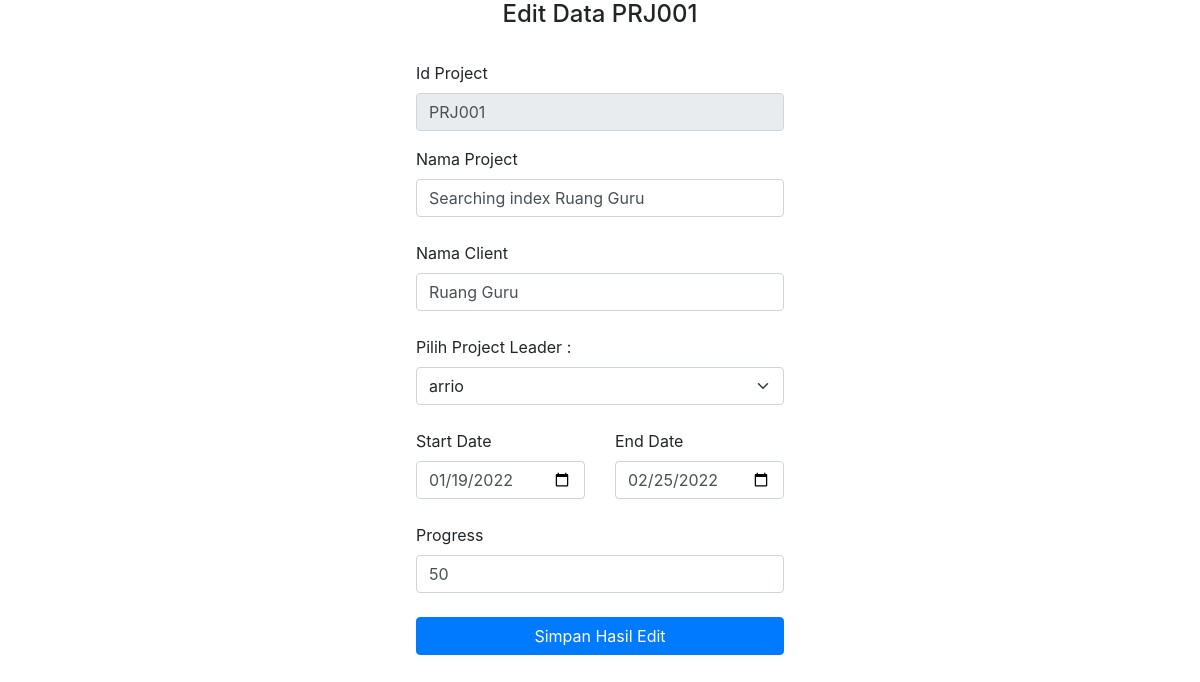
Screenshot of /edit_data.php?id_project=PRJ001 with the database file from the repository.
### tables this page shows
CREATE TABLE `tb_project` (
  `id_project` varchar(500) NOT NULL,
  `nama_project` varchar(500) NOT NULL,
  `nama_client` varchar(500) NOT NULL,
  `id_leader` varchar(500) NOT NULL,
  `project_start` varchar(1000) NOT NULL,
  `project_end` varchar(1000) NOT NULL,
  `project_progress` int(100) NOT NULL
);

CREATE TABLE `tb_project_leader` (
  `id_leader` varchar(500) NOT NULL,
  `nama_leader` varchar(500) NOT NULL,
  `email_leader` varchar(500) NOT NULL
);

### edit_data.php (the view, shortened to what this page needs)
<?php
	require 'config/koneksi.php';
	$id_project = $_GET['id_project'];
	$result = mysqli_query($conn, "SELECT * FROM tb_project WHERE id_project='$id_project'");
	$dataProject = mysqli_fetch_assoc($result);
	$refLeader = mysqli_query($conn, "SELECT * FROM tb_project_leader");
?>
<!DOCTYPE html>
<html lang="en">
<head>
	<link href="https://cdn.jsdelivr.net/npm/bootstrap@5.1.3/dist/css/bootstrap.min.css" rel="stylesheet">
    <link rel="stylesheet" href="../bootstrap/css/bootstrap.min.css">
</head>
<body>
	<div class="center">
		<p class="h4"> Edit Data <?php echo $id_project?></p>
	</div>
	<div class="w-100 p-4 d-flex justify-content-center pb-4">
		<form method="post">
			<div class="form-group">
                <label >Id Project</label>
                <input  class="form-control" type="text" name="id_project" required="required" value="<?php echo $dataProject['id_project'] ?>" readonly/>
			</div>
			<div class="form-outline mb-4">
                <label class="form-label" >Nama Project</label>
                <input type="text" class="form-control" name="nama_project" required="required" value="<?php echo $dataProject['nama_project'] ?>"/>
            </div>
			<div class="form-outline mb-4">
                <label class="form-label" >Nama Client</label>
                <input type="text" class="form-control" name="nama_client" required="required" value="<?php echo $dataProject['nama_client'] ?>"/>
            </div>
			<div class="form-outline mb-4">
                <label class="form-label">Pilih Project Leader</Label>
				<td>:</td>
				<td>
				<select class="form-select" name="id_leader" id="">
				<?php
				while ($dataLeader = mysqli_fetch_array($refLeader)) {
					?>
					<option value="<?php echo $dataLeader['id_leader']; ?>"
					<?php if($dataProject['id_leader'] == $dataLeader['id_leader'])
					{
						echo "selected"; } ?>>
						<?php echo $dataLeader['nama_leader']; ?></option>
						<?php
					}
				?>
				</select>
				</td>
			</div>
			<div class="row mb-4">
				<div class="col">
					<div class="form-outline">
						<label class="form-label"> Start Date</label>
						<input type="date" class="form-control" name="project_start" value="<?php echo $dataProject['project_start']?>"/>
					</div>
				</div>
				<div class="col">
					<div class="form-outline">
						<label class="form-label">End Date</label>
						<input type="date" class="form-control" name="project_end" value="<?php echo $dataProject['project_end']?>"/>
					</div>
				</div>
            </div>
			<div class="form-outline mb-4">
				<label class="form-label" >Progress</label>
				<input type="number" class="form-control" name="project_progress" required="required" placeholder="Berapa Persen(hanya angka)" value="<?php echo $dataProject['project_progress']?>"/>
            </div>
			<tr>
			<td>
			<input class="btn btn-primary btn-block mb-4" type="submit" value="Simpan Hasil Edit" name="submit">
			</td>
			</tr>
	</form>
	</body>
</html>

### edit_data.php (style rules this page uses)
.center { text-align: center; }

### rows the page displays
tb_project: id_project "PRJ001", nama_project "Searching index Ruang Guru", nama_client "Ruang Guru", id_leader "arrio", project_start "01/19/2022", project_end "02/25/2022", project_progress "50"

### other values shown
$id_project "PRJ001"
